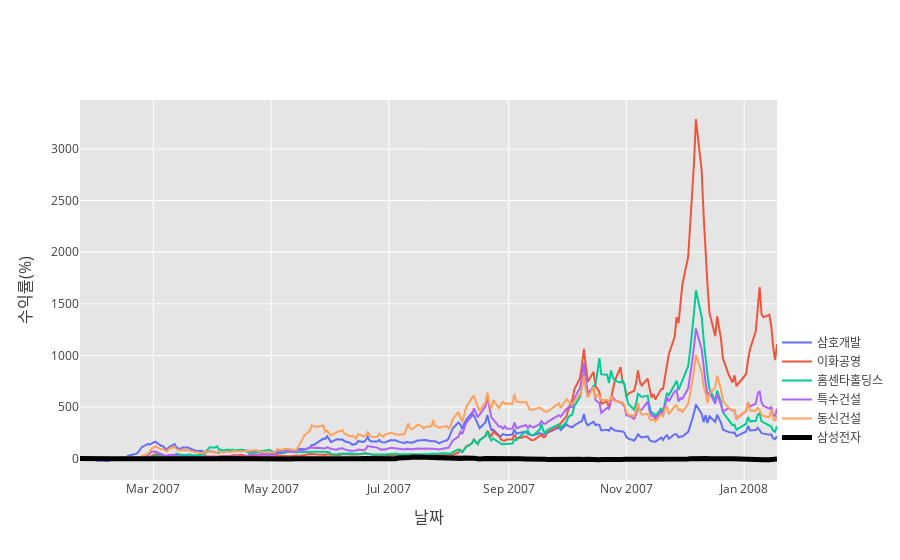

The cell this chart's notebook holds for it:
### Code cell
fig_lee = go.Figure()
fig_lee.add_trace(go.Scatter(x=df['Date'],y=df['삼호개발'],
             mode='lines', name='삼호개발'))
fig_lee.add_trace(go.Scatter(x=df['Date'],y=df['이화공영'],
             mode='lines', name='이화공영'))
fig_lee.add_trace(go.Scatter(x=df['Date'],y=df['홈센타홀딩스'],
             mode='lines', name='홈센타홀딩스'))
fig_lee.add_trace(go.Scatter(x=df['Date'],y=df['특수건설'],
             mode='lines', name='특수건설'))
fig_lee.add_trace(go.Scatter(x=df['Date'],y=df['동신건설'],
             mode='lines', name='동신건설'))
fig_lee.add_trace(go.Scatter(x=df['Date'],y=df['삼성전자'],
             mode='lines', name='삼성전자',
            line=dict(color='black', width=5)))

# fig_lee.update_layout(title='<b>17대 이명박 수익률 추이</b>')

fig_lee.update_layout(autosize=True,
                    # width=1200,
                    # height = 800,
                    hoverlabel_font_color='#FFFFFF',
                    plot_bgcolor="#e5e5e5",
                    title_font_size = 18,
                    font_color="#3F3F3F",
                    paper_bgcolor='white')

fig_lee.update_xaxes(title_text='날짜', title_font_size=16)
fig_lee.update_yaxes(title_text="수익률(%)", title_font_size=16)

fig_lee.update_layout(legend=dict(
    yanchor="top",
    y=0.4,
    xanchor="left",
    x=1
))


fig_lee.show()

### Figure 1 — Plotly figure (JSON) as saved in the notebook; plotly's stock layout.template omitted (floating-point values rounded to 4 significant figures; data arrays with more than 128 entries replaced by an {"elided": "..."} marker saying what was removed)
{"data": [{"mode": "lines", "name": "삼호개발", "type": "scatter", "x": {"elided": "245 str values"}, "y": {"elided": "245 float values"}}, {"mode": "lines", "name": "이화공영", "type": "scatter", "x": {"elided": "245 str values"}, "y": {"elided": "245 float values"}}, {"mode": "lines", "name": "홈센타홀딩스", "type": "scatter", "x": {"elided": "245 str values"}, "y": {"elided": "245 float values"}}, {"mode": "lines", "name": "특수건설", "type": "scatter", "x": {"elided": "245 str values"}, "y": {"elided": "245 float values"}}, {"mode": "lines", "name": "동신건설", "type": "scatter", "x": {"elided": "245 str values"}, "y": {"elided": "245 float values"}}, {"line": {"color": "black", "width": 5}, "mode": "lines", "name": "삼성전자", "type": "scatter", "x": {"elided": "245 str values"}, "y": {"elided": "245 float values"}}], "layout": {"autosize": true, "font": {"color": "#3F3F3F"}, "hoverlabel": {"font": {"color": "#FFFFFF"}}, "legend": {"x": 1, "xanchor": "left", "y": 0.4, "yanchor": "top"}, "paper_bgcolor": "white", "plot_bgcolor": "#e5e5e5", "title": {"font": {"size": 18}}, "xaxis": {"title": {"font": {"size": 16}, "text": "날짜"}}, "yaxis": {"title": {"font": {"size": 16}, "text": "수익률(%)"}}}}
